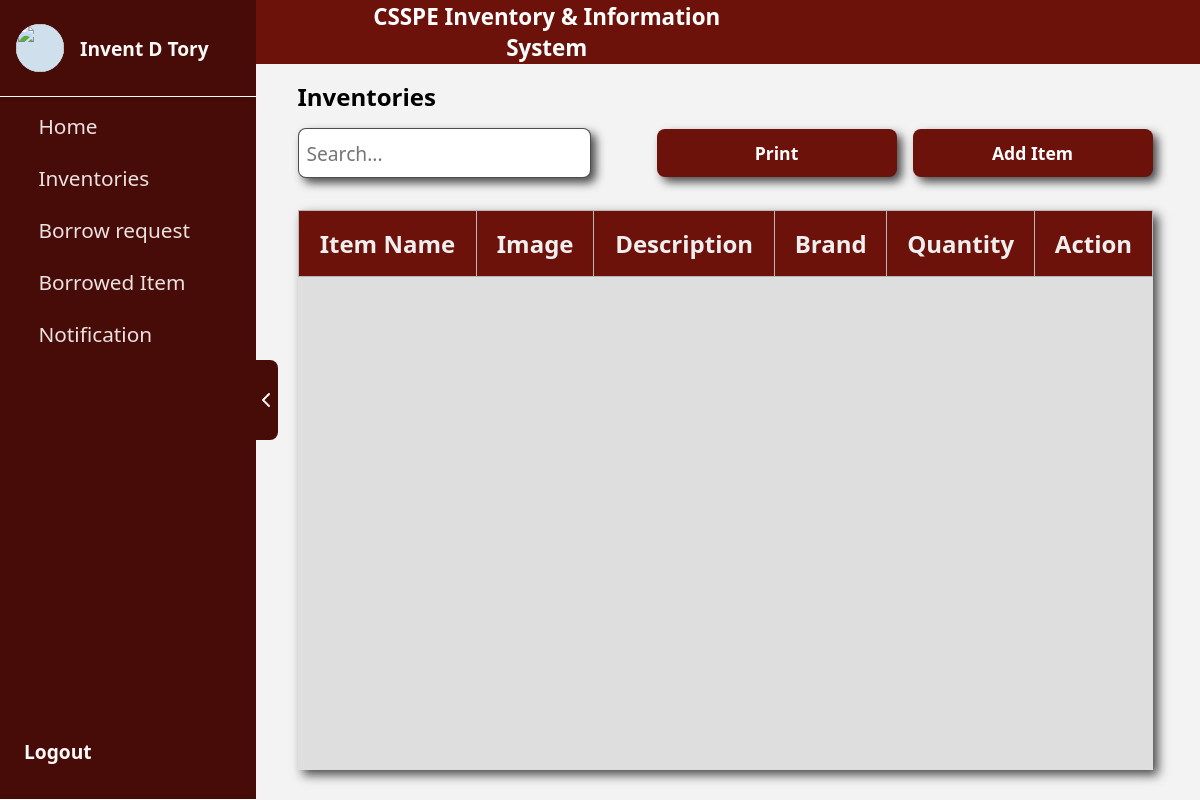
Before: /inventoryAdmin/inventory.php (signed in) with the older database file.
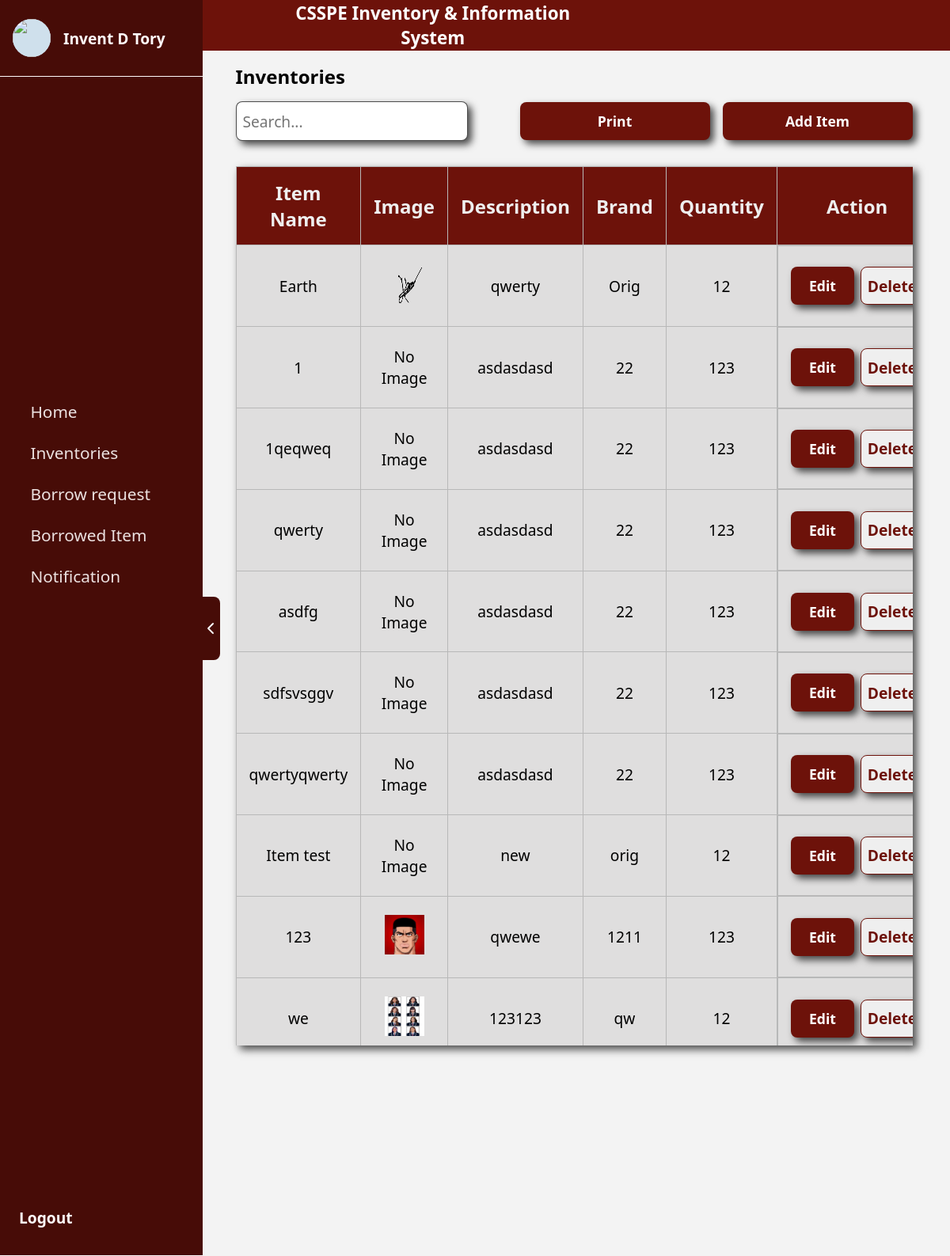
After: the same page with the newer database file.
### tables this page shows
CREATE TABLE `users` (
  `id` int(11) NOT NULL,
  `first_name` varchar(100) NOT NULL,
  `last_name` varchar(100) NOT NULL,
  `middle_name` varchar(100) DEFAULT NULL,
  `email` varchar(255) NOT NULL,
  `address` text NOT NULL,
  `contact_no` varchar(15) NOT NULL,
  `rank` enum('Instructor','Assistant Professor','Associate Professor','Professor') NOT NULL,
  `password` varchar(255) NOT NULL,
  `created_at` timestamp NOT NULL DEFAULT current_timestamp(),
  `role` varchar(50) NOT NULL DEFAULT 'Instructor',
  `image` varchar(255) DEFAULT NULL,
  `department` varchar(255) NOT NULL
);

CREATE TABLE `items` (
  `id` int(11) NOT NULL,
  `name` varchar(255) NOT NULL,
  `description` varchar(255) NOT NULL,
  `brand` varchar(255) NOT NULL,
  `quantity` varchar(255) NOT NULL,
  `created_at` datetime NOT NULL DEFAULT current_timestamp(),
  `updated_at` datetime NOT NULL,
  `users_id` int(11) NOT NULL,
  `image` varchar(255) DEFAULT NULL
);

### inventoryAdmin/inventory.php (the view, shortened to what this page needs)
<?php
require_once '../conn/conn.php';
$inventoryAdminId = $_SESSION['user_id'];
$query = "SELECT first_name, middle_name, last_name FROM users WHERE id = ?";
$stmt = $conn->prepare($query);
$stmt->bind_param("i", $inventoryAdminId);
$stmt->execute();
$result = $stmt->get_result();
if ($result->num_rows > 0) {
    $row = $result->fetch_assoc();
    $fullName = trim($row['first_name'] . ' ' . $row['middle_name'] . ' ' . $row['last_name']);
} else {
    $fullName = "User Not Found";
}
$itemQuery = "SELECT id, name, description, brand, quantity, image FROM items WHERE users_id = ?";
$itemStmt = $conn->prepare($itemQuery);
$itemStmt->bind_param("i", $inventoryAdminId);
$itemStmt->execute();
$itemResult = $itemStmt->get_result();
?>
<!DOCTYPE html>
<html lang="en">
<head>
    <link rel="stylesheet" href="/dionSe/assets/css/inventory.css">
    <link rel="stylesheet" href="/dionSe/assets/css/sidebar.css">
</head>
<body>
    <div class="body">
        <div class="sidebar">
            <div class="sidebarContent">
                <div class="arrowContainer" style="margin-left: 80rem;" id="toggleButton">
                    <div class="subArrowContainer">
                        <img class="hideIcon" src="/dionSe/assets/img/arrow.png" alt="">
                    </div>
                </div>
            </div>
            <div class="userContainer">
                <div class="subUserContainer">
                    <div class="userPictureContainer">
                        <div class="subUserPictureContainer">
                            <img class="subUserPictureContainer" src="/dionSe/assets/img/CSSPE.png" alt="">
                        </div>
                    </div>
                    <div class="userPictureContainer1">
                        <p><?php echo $fullName; ?></p>
                    </div>
                </div>
                <div class="navContainer">
                    <div class="subNavContainer">
                        <a href="../inventoryAdmin/homePage/announcement.php">
                            <div class="buttonContainer1">
                                <div class="nameOfIconContainer">
                                    <p>Home</p>
                                </div>
                            </div>
                        </a>
                        <a href="../inventoryAdmin/inventory.php">
                            <div class="buttonContainer1">
                                <div class="nameOfIconContainer">
                                    <p>Inventories</p>
                                </div>
                            </div>
                        </a>
                        <a href="../inventoryAdmin/borrowing.php">
                            <div class="buttonContainer1">
                                <div class="nameOfIconContainer">
                                    <p>Borrow request</p>
                                </div>
                            </div>
                        </a>
                        <a href="../inventoryAdmin/borrowItem.php">
                            <div class="buttonContainer1">
                                <div class="nameOfIconContainer">
                                    <p>Borrowed Item</p>
                                </div>
                            </div>
                        </a>
                        <a href="../inventoryAdmin/notification.php">
                            <div class="buttonContainer1">
                                <div class="nameOfIconContainer">
                                    <p>Notification</p>
                                </div>
                            </div>
                        </a>
                    </div>
                </div>
                <div class="subUserContainer">
                    <a href="../logout.php">
                        <div style="margin-left: 1.5rem;" class="userPictureContainer1">
                            <p>Logout</p>
                        </div>
                    </a>
                </div>
            </div>
        </div>
        <div class="mainContainer" style="margin-left: 250px;">
            <div class="container">
                <div class="headerContainer">
                    <div class="subHeaderContainer">
                        <div class="logoContainer">
                        </div>
                        <div class="collegeNameContainer">
                            <p>CSSPE Inventory & Information System</p>
                        </div>
                    </div>
                </div>
                <div class="textContainer">
                    <p class="text">Inventories</p>
                </div>
                <div class="searchContainer">
                    <input id="searchBar" class="searchBar" type="text" placeholder="Search...">
                    <div class="printButton" style="gap: 1rem; display: flex; width: 90%;">
                        <button class="addButton size" onclick="printTable()">Print</button>
                        <button onclick="addProgram()" class="addButton size">Add Item</button>
                    </div>
                </div>
                <div class="tableContainer">
                    <table>
                        <thead>
                            <tr>
                                <th>Item Name</th>
                                <th>Image</th>
                                <th>Description</th>
                                <th>Brand</th>
                                <th>Quantity</th>
                                <th>Action</th>
                            </tr>
                        </thead>
                        <tbody id="tableBody">
                            <?php while ($item = $itemResult->fetch_assoc()): ?>
                                <tr>
                                    <td><?php echo htmlspecialchars($item['name']); ?></td>
                                    <td>
                                        <?php if (!empty($item['image'])): ?>
                                            <img class="image"
                                                src="../assets/uploads/<?php echo htmlspecialchars($item['image']); ?>"
                                                alt="Item Image" style="width: 50px; height: 50px;">
                                        <?php else: ?>
                                            <span>No Image</span>
                                        <?php endif; ?>
                                    </td>
                                    <td><?php echo htmlspecialchars($item['description']); ?></td>
                                    <td><?php echo htmlspecialchars($item['brand']); ?></td>
                                    <td><?php echo htmlspecialchars($item['quantity']); ?></td>
                                    <td class="button">
                                        <button onclick="editItem(this)" class="addButton" style="width: 5rem;"
                                            data-id="<?php echo $item['id']; ?>"
                                            data-name="<?php echo htmlspecialchars($item['name']); ?>"
                                            data-description="<?php echo htmlspecialchars($item['description']); ?>"
                                            data-brand="<?php echo htmlspecialchars($item['brand']); ?>"
                                            data-quantity="<?php echo htmlspecialchars($item['quantity']); ?>"
                                            data-image="../assets/uploads/<?php echo htmlspecialchars($item['image']); ?>">Edit</button>
                                        <button onclick="deleteItem(<?php echo $item['id']; ?>)" class="addButton1"
                                            style="width: 5rem;">Delete</button>
                                    </td>
                                </tr>
                            <?php endwhile; ?>
                        </tbody>
                    </table>
                </div>
            </div>
        </div>
    </div>
    <link rel="stylesheet" href="https://cdn.jsdelivr.net/npm/sweetalert2@11/dist/sweetalert2.min.css">
</body>
</html>

### assets/css/inventory.css (style rules this page uses)
* { padding: 0; margin: 0; font-family: system-ui, -apple-system, BlinkMacSystemFont, 'Segoe UI', Roboto, Oxygen, Ubuntu, Cantarell, 'Open Sans', 'Helvetica Neue', sans-serif; }
.body, .popup { background-color: rgb(243, 243, 243); display: grid; grid-template-columns: 1fr; height: 100vh; }
.mainContainer { background-color: rgb(243, 243, 243); }
.headerContainer { height: 4rem; background-color: rgb(109, 18, 10); display: flex; gap: 0.5rem; flex-direction: row; }
.subHeaderContainer { height: 100%; width: 4rem; margin-left: 1rem; display: flex; align-items: center; justify-content: center; }
.collegeNameContainer { height: 100%; display: flex; align-items: center; justify-content: center; font-size: 2rem; color: white; display: none; }
.container { height: 100%; display: flex; align-items: center; flex-direction: column; width: 100%; }
.textContainer { height: 4rem; display: flex; align-items: center; justify-content: center; font-size: min(2rem, 1.5rem); font-weight: bold; width: 100%; }
.searchContainer { display: flex; align-items: center; justify-content: center; gap: 1rem; flex-direction: column; width: 100%; }
.searchBar { height: 3rem; width: 90%; border-radius: 0.5rem; box-shadow: 5px 5px 10px rgba(0, 0, 0, 0.699); font-size: 1.2rem; border: solid rgba(0, 0, 0, 0.699) 1px; padding-left: 0.5rem; }
.addButton { width: 92%; height: 3rem; border: none; border-radius: 0.5rem; background-color: rgb(109, 18, 10); color: white; font-size: min(1.2rem, 1.1rem); font-weight: bold; cursor: pointer; transition: all 0.15s; box-shadow: 5px 5px 10px rgba(0, 0, 0, 0.699); }
.addButton1 { width: 92%; height: 3rem; border: solid rgb(109, 18, 10) 1px; border-radius: 0.5rem; color: rgb(109, 18, 10); font-size: 1.2rem; font-weight: bold; cursor: pointer; transition: all 0.15s; box-shadow: 5px 5px 10px rgba(0, 0, 0, 0.699); }
.tableContainer { margin-top: 2rem; width: 90%; overflow: auto; background-color: rgb(223, 222, 222); box-shadow: 5px 5px 10px rgba(0, 0, 0, 0.699); overflow: auto; }
.button { display: flex; flex-direction: column; gap: 0.5rem; }
.collegeNameContainer { height: 100%; display: flex; align-items: center; justify-content: center; font-size: 2rem; color: white; display: none; width: 30rem; }
.logoContainer { height: 100%; width: 4rem; display: flex; justify-content: center; align-items: center; }
.headerContainer { height: 4rem; width: 100%; }
.subHeaderContainer { display: flex; justify-content: center; align-items: center; flex-direction: row; gap: 0.5rem; }
.image { height: 4rem; }
@media only screen and (min-width: 601px) { .subHeaderContainer { width: 31rem; } }
@media only screen and (min-width: 601px) { .collegeNameContainer { display: flex; font-size: 1.4rem; font-weight: bold; } }
@media only screen and (min-width: 601px) { table { border-collapse: collapse; text-align: center; width: 100%; } }
@media only screen and (min-width: 601px) { th { background-color: rgb(109, 18, 10); color: rgb(239,239,239); font-size: 1.5rem; } }
@media only screen and (min-width: 601px) { td { font-size: 1.2rem; } }
@media only screen and (min-width: 601px) { th, td { border: solid #b8b8b8 0.1px; height: 2rem; padding: 1rem; justify-content: center; align-items: center; } }
@media only screen and (min-width: 601px) { .button { flex-direction: row; height: 4.3rem; padding: 1rem; } }
@media only screen and (min-width: 601px) { .searchContainer { flex-direction: row; justify-content: space-between; width: 90%; } }
@media only screen and (min-width: 601px) { .searchBar { width: 25rem; } }
@media only screen and (min-width: 601px) { .size { width: 15rem; } }
@media only screen and (min-width: 601px) { .tableContainer { height: 70%; } }
@media only screen and (min-width: 601px) { .textContainer { justify-content: left; } }
@media only screen and (min-width: 601px) { .text { margin-left: 5%; } }
@media only screen and (min-width: 601px) { .printButton { display: flex; justify-content: right; } }

Changed rows visible on the page:
added items: name "Earth", image (picture), description "qwerty", brand "Orig", quantity "12"
added items: name "1", shows "No Image", description "asdasdasd", brand "22", quantity "123"
added items: name "1qeqweq", shows "No Image", description "asdasdasd", brand "22", quantity "123"
added items: name "qwerty", shows "No Image", description "asdasdasd", brand "22", quantity "123"
added items: name "asdfg", shows "No Image", description "asdasdasd", brand "22", quantity "123", $item['id'] 5 (drawn)
added items: name "sdfsvsggv", shows "No Image", description "asdasdasd", brand "22", quantity "123"
added items: name "qwertyqwerty", shows "No Image", description "asdasdasd", brand "22", quantity "123"
added items: name "Item test", shows "No Image", description "new", brand "orig", quantity "12"
added items: name "123", image (picture), description "qwewe", brand "1211", quantity "123"
added items: name "we", image (picture), description "123123", brand "qw", quantity "12"
